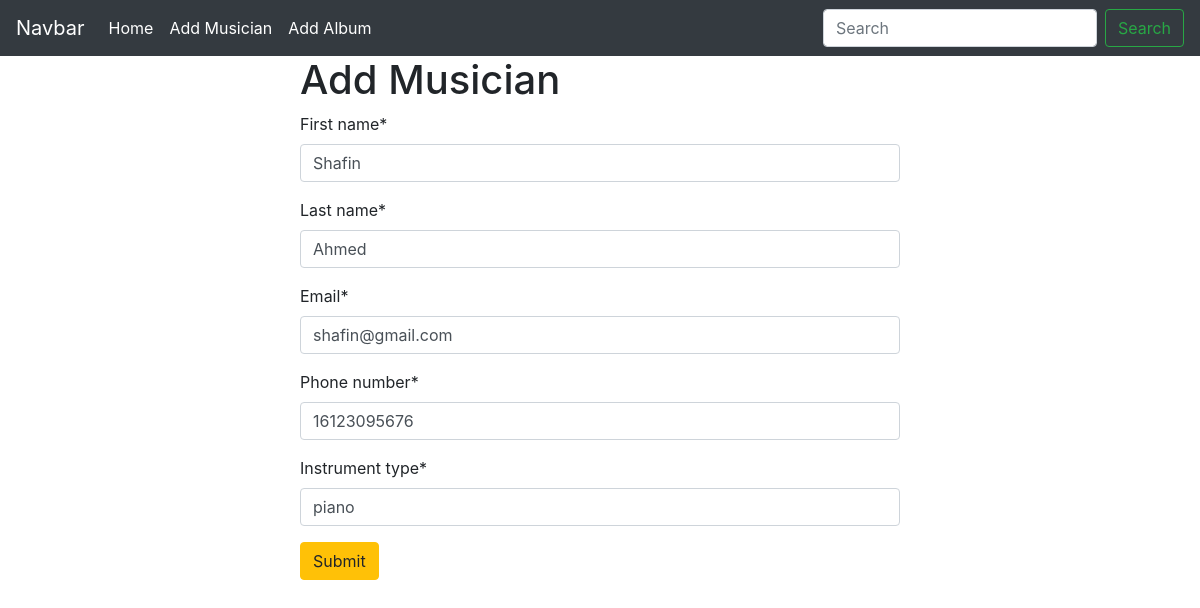
Screenshot of /musician/edit_musician/2 with the database file from the repository.
### Musician/models.py (models this page shows, shortened)
class musician(models.Model):
    first_name= models.CharField(max_length=100)
    last_name= models.CharField(max_length=100)
    email = models.EmailField()
    phone_number = models.IntegerField()
    instrument_type = models.CharField(max_length=100)

### Musician/views.py (the view)
# urls.py: path('edit_musician/<int:id>',views.edit_musician,name='edit_musician')
def edit_musician(request,id):
     musician_data=models.musician.objects.get(pk=id)
     musician_form=forms.musicianForm(instance=musician_data)
     if request.method=='POST':
         musician_form=forms.musicianForm(request.POST,instance=musician_data)
         if musician_form.is_valid():
              musician_form.save()
              return redirect('homepage')
     return render(request,'add_musician.html',{'form':musician_form})

### Musician/forms.py
class musicianForm(forms.ModelForm):
    class Meta:
        model=musician
        fields='__all__'

### Musician/templates/add_musician.html (shortened to what this page needs)
{% extends "base.html" %}
{%  load crispy_forms_tags %}
{% block content %}
<form style="width:50% ; margin : auto" method="post">
    <h1>Add Musician</h1>
   {{form | crispy}}
<button class="btn btn-warning">Submit</button>
</form>
{% endblock content %}

### rows the page displays
musician: first_name "Shafin", last_name "Ahmed", email "shafin@gmail.com", phone_number "16123095676", instrument_type "piano"
